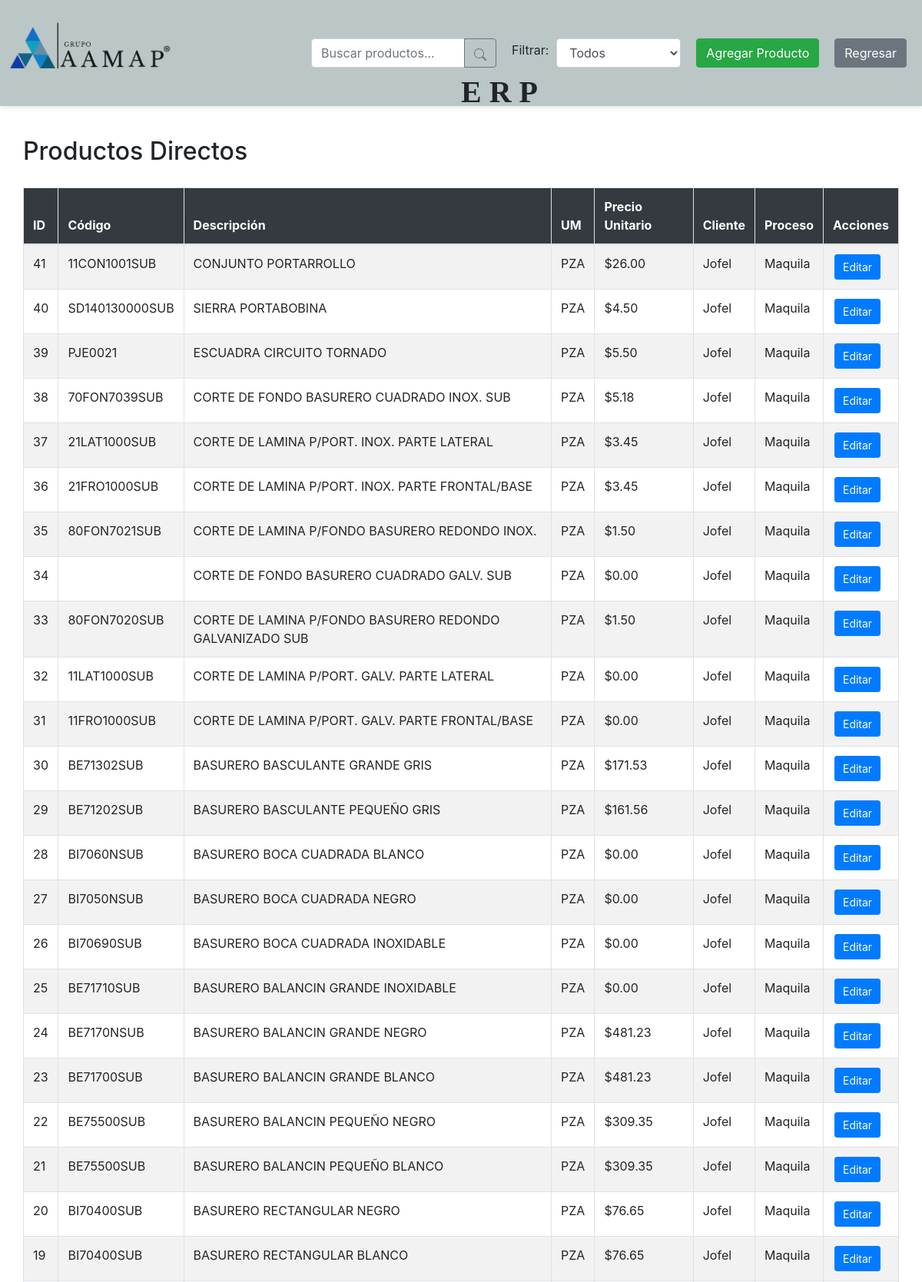
Page /ERP/ver_prod_directos.php (signed in, upper part) on the committed database.
### tables this page shows
CREATE TABLE `productos_p_directas` (
  `id_pd` int(11) NOT NULL,
  `codigo` varchar(50) NOT NULL COMMENT 'Código único del producto',
  `um` varchar(10) NOT NULL COMMENT 'Unidad de medida',
  `precio_unitario` decimal(10,2) NOT NULL,
  `proceso` enum('man','maq','com') NOT NULL COMMENT 'man=manufactura, maq=maquila, com=comercial',
  `id_cliente` int(11) NOT NULL COMMENT 'Cliente asociado al producto',
  `descripcion` text DEFAULT NULL,
  `activo` tinyint(1) DEFAULT 1 COMMENT '1=activo, 0=inactivo',
  `created_at` timestamp NOT NULL DEFAULT current_timestamp()
);

CREATE TABLE `clientes_p` (
  `id` int(11) NOT NULL,
  `nombre_comercial` varchar(100) NOT NULL,
  `razon_social` varchar(150) NOT NULL,
  `rfc` varchar(30) NOT NULL,
  `direccion` varchar(100) NOT NULL,
  `activo` tinyint(1) NOT NULL DEFAULT 1
);

### ERP/ver_prod_directos.php (the view, shortened to what this page needs)
<?php
require 'C:/xampp/htdocs/db_connect.php';
$query = "SELECT pd.*, cp.nombre_comercial as cliente_nombre
          FROM productos_p_directas pd
          JOIN clientes_p cp ON pd.id_cliente = cp.id";
$query .= " ORDER BY pd.id_pd DESC";
$result = $conn->query($query);
$productos = $result->fetch_all(MYSQLI_ASSOC);
?>
<!DOCTYPE html>
<html lang="es">
<head>
    <link rel="stylesheet" href="https://stackpath.bootstrapcdn.com/bootstrap/4.5.2/css/bootstrap.min.css">
    <link rel="stylesheet" type="text/css" href="stprojects.css">
</head>
<body>
<div class="navbar" style="display: flex; align-items: center; justify-content: space-between; padding: 0px; background-color: #f8f9fa; position: relative;">
    <img src="/assets/grupo_aamap.webp" alt="Logo AAMAP" style="width: 18%; position: absolute; top: 25px; left: 10px;">
    <div class="sticky-header" style="width: 100%;">
        <div class="container" style="display: flex; justify-content: flex-end; align-items: center;">
            <div style="position: absolute; top: 90px; left: 600px;"><p style="font-size: 2.5em; font-family: 'Verdana';"><b>E R P</b></p></div>
            <div style="display: flex; align-items: center; gap: 10px; flex-wrap: nowrap;">
                <form method="GET" action="ver_prod_directos.php" class="form-inline" style="margin-right: 10px;">
                    <div class="input-group">
                        <input type="text" name="search" class="form-control" id="psearch"
                            placeholder="Buscar productos..." value="<?php echo htmlspecialchars($_GET['search'] ?? ''); ?>" style="width: 200px;">
                        <div class="input-group-append">
                            <button type="submit" class="btn btn-outline-secondary" title="Buscar">
                                <svg xmlns="http://www.w3.org/2000/svg" width="16" height="16" fill="currentColor" viewBox="0 0 16 16">
                                    <path d="M11.742 10.344a6.5 6.5 0 1 0-1.397 1.398h-.001c.03.04.062.078.098.115l3.85 3.85a1 1 0 0 0 1.415-1.414l-3.85-3.85a1.007 1.007 0 0 0-.115-.1zM12 6.5a5.5 5.5 0 1 1-11 0 5.5 5.5 0 0 1 11 0z"/>
                                </svg>
                            </button>
                        </div>
                    </div>
                </form>
                <div style="display: flex; align-items: center;">
                    <label for="filter" style="margin-right: 10px;">Filtrar:</label>
                    <select id="filter" class="form-control" style="width: auto;">
                        <option value="todos">Todos</option>
                    </select>
                </div>
                <a href="reg_prod_direct.php" class="btn btn-success chompa">Agregar Producto</a>
                <a href="all_projects.php" class="btn btn-secondary chompa">Regresar</a>
            </div>
        </div>
    </div>
</div>
<div class="table-container">
    <div class="header-buttons">
        <h2>Productos Directos</h2>
    </div>
    <table class="table table-striped table-bordered">
        <thead>
            <tr>
                <th>ID</th>
                <th>Código</th>
                <th>Descripción</th>
                <th>UM</th>
                <th>Precio Unitario</th>
                <th>Cliente</th>
                <th>Proceso</th>
                <th>Acciones</th>
            </tr>
        </thead>
        <tbody>
            <?php if (!empty($productos)): ?>
                <?php foreach ($productos as $producto): ?>
                    <tr>
                        <td><?php echo htmlspecialchars($producto['id_pd']); ?></td>
                        <td><?php echo htmlspecialchars($producto['codigo']); ?></td>
                        <td><?php echo htmlspecialchars($producto['descripcion']); ?></td>
                        <td><?php echo htmlspecialchars($producto['um']); ?></td>
                        <td>$<?php echo number_format($producto['precio_unitario'], 2); ?></td>
                        <td><?php echo htmlspecialchars($producto['cliente_nombre']); ?></td>
                        <td>
                            <?php
                                switch($producto['proceso']) {
                                    case 'maq': echo 'Maquila'; break;
                                }
                            ?>
                        </td>
                        <td>
                            <a href="editar_prod_directo.php?id=<?php echo $producto['id_pd']; ?>" class="btn btn-primary btn-sm btn-action">Editar</a>
                        </td>
                    </tr>
                <?php endforeach; ?>
            <?php else: ?>
                <tr>
                    <td colspan="8" class="text-center">No hay productos directos registrados</td>
                </tr>
            <?php endif; ?>
        </tbody>
    </table>
</div>
</body>
</html>

### ERP/stprojects.css (style rules this page uses)
body { margin: 0; padding: 0; display: flex; flex-direction: column; height: 100vh; }
.sticky-header { position: sticky; top: 0; z-index: 1000; background-color: rgba(47, 79, 79, 0.3); padding: 0 0; box-shadow: 0 2px 5px rgba(0, 0, 0, 0.1); }
.chompa { margin-left: 10px; }
.container { margin: 30px auto; padding: 20px; max-width: 1200px; border-radius: 10px; text-align: center; }

### ERP/ver_prod_directos.php (style rules this page uses)
.table-container { margin: 20px auto; width: 95%; overflow-x: auto; }
.table th { background-color: #343a40; color: white; }
.btn-action { padding: 5px 10px; margin: 0 2px; }
.header-buttons { margin: 20px 0; display: flex; justify-content: space-between; }

### rows in the picture
productos_p_directas: id_pd "41", codigo "11CON1001SUB", descripcion "CONJUNTO PORTARROLLO", um "PZA", precio_unitario "26.00", id_cliente.nombre_comercial "Jofel", proceso "Maquila"
productos_p_directas: id_pd "40", codigo "SD140130000SUB", descripcion "SIERRA PORTABOBINA", um "PZA", precio_unitario "4.50", id_cliente.nombre_comercial "Jofel", proceso "Maquila"
productos_p_directas: id_pd "39", codigo "PJE0021", descripcion "ESCUADRA CIRCUITO TORNADO", um "PZA", precio_unitario "5.50", id_cliente.nombre_comercial "Jofel", proceso "Maquila"
productos_p_directas: id_pd "38", codigo "70FON7039SUB", descripcion "CORTE DE FONDO BASURERO CUADRADO INOX. SUB", um "PZA", precio_unitario "5.18", id_cliente.nombre_comercial "Jofel", proceso "Maquila"
productos_p_directas: id_pd "37", codigo "21LAT1000SUB", descripcion "CORTE DE LAMINA P/PORT. INOX. PARTE LATERAL", um "PZA", precio_unitario "3.45", id_cliente.nombre_comercial "Jofel", proceso "Maquila"
productos_p_directas: id_pd "36", codigo "21FRO1000SUB", descripcion "CORTE DE LAMINA P/PORT. INOX. PARTE FRONTAL/BASE", um "PZA", precio_unitario "3.45", id_cliente.nombre_comercial "Jofel", proceso "Maquila"
productos_p_directas: id_pd "35", codigo "80FON7021SUB", descripcion "CORTE DE LAMINA P/FONDO BASURERO REDONDO INOX.", um "PZA", precio_unitario "1.50", id_cliente.nombre_comercial "Jofel", proceso "Maquila"
productos_p_directas: id_pd "34", descripcion "CORTE DE FONDO BASURERO CUADRADO GALV. SUB", um "PZA", precio_unitario "0.00", id_cliente.nombre_comercial "Jofel", proceso "Maquila"
productos_p_directas: id_pd "33", codigo "80FON7020SUB", descripcion "CORTE DE LAMINA P/FONDO BASURERO REDONDO GALVANIZADO SUB", um "PZA", precio_unitario "1.50", id_cliente.nombre_comercial "Jofel", proceso "Maquila"
productos_p_directas: id_pd "32", codigo "11LAT1000SUB", descripcion "CORTE DE LAMINA P/PORT. GALV. PARTE LATERAL", um "PZA", precio_unitario "0.00", id_cliente.nombre_comercial "Jofel", proceso "Maquila"
productos_p_directas: id_pd "31", codigo "11FRO1000SUB", descripcion "CORTE DE LAMINA P/PORT. GALV. PARTE FRONTAL/BASE", um "PZA", precio_unitario "0.00", id_cliente.nombre_comercial "Jofel", proceso "Maquila"
productos_p_directas: id_pd "30", codigo "BE71302SUB", descripcion "BASURERO BASCULANTE GRANDE GRIS", um "PZA", precio_unitario "171.53", id_cliente.nombre_comercial "Jofel", proceso "Maquila"
productos_p_directas: id_pd "29", codigo "BE71202SUB", descripcion "BASURERO BASCULANTE PEQUEÑO GRIS", um "PZA", precio_unitario "161.56", id_cliente.nombre_comercial "Jofel", proceso "Maquila"
productos_p_directas: id_pd "28", codigo "BI7060NSUB", descripcion "BASURERO BOCA CUADRADA BLANCO", um "PZA", precio_unitario "0.00", id_cliente.nombre_comercial "Jofel", proceso "Maquila"
productos_p_directas: id_pd "27", codigo "BI7050NSUB", descripcion "BASURERO BOCA CUADRADA NEGRO", um "PZA", precio_unitario "0.00", id_cliente.nombre_comercial "Jofel", proceso "Maquila"
productos_p_directas: id_pd "26", codigo "BI70690SUB", descripcion "BASURERO BOCA CUADRADA INOXIDABLE", um "PZA", precio_unitario "0.00", id_cliente.nombre_comercial "Jofel", proceso "Maquila"
productos_p_directas: id_pd "25", codigo "BE71710SUB", descripcion "BASURERO BALANCIN GRANDE INOXIDABLE", um "PZA", precio_unitario "0.00", id_cliente.nombre_comercial "Jofel", proceso "Maquila"
productos_p_directas: id_pd "24", codigo "BE7170NSUB", descripcion "BASURERO BALANCIN GRANDE NEGRO", um "PZA", precio_unitario "481.23", id_cliente.nombre_comercial "Jofel", proceso "Maquila"
productos_p_directas: id_pd "23", codigo "BE71700SUB", descripcion "BASURERO BALANCIN GRANDE BLANCO", um "PZA", precio_unitario "481.23", id_cliente.nombre_comercial "Jofel", proceso "Maquila"
productos_p_directas: id_pd "22", codigo "BE75500SUB", descripcion "BASURERO BALANCIN PEQUEÑO NEGRO", um "PZA", precio_unitario "309.35", id_cliente.nombre_comercial "Jofel", proceso "Maquila"
productos_p_directas: id_pd "21", codigo "BE75500SUB", descripcion "BASURERO BALANCIN PEQUEÑO BLANCO", um "PZA", precio_unitario "309.35", id_cliente.nombre_comercial "Jofel", proceso "Maquila"
productos_p_directas: id_pd "20", codigo "BI70400SUB", descripcion "BASURERO RECTANGULAR NEGRO", um "PZA", precio_unitario "76.65", id_cliente.nombre_comercial "Jofel", proceso "Maquila"
productos_p_directas: id_pd "19", codigo "BI70400SUB", descripcion "BASURERO RECTANGULAR BLANCO", um "PZA", precio_unitario "76.65", id_cliente.nombre_comercial "Jofel", proceso "Maquila"
